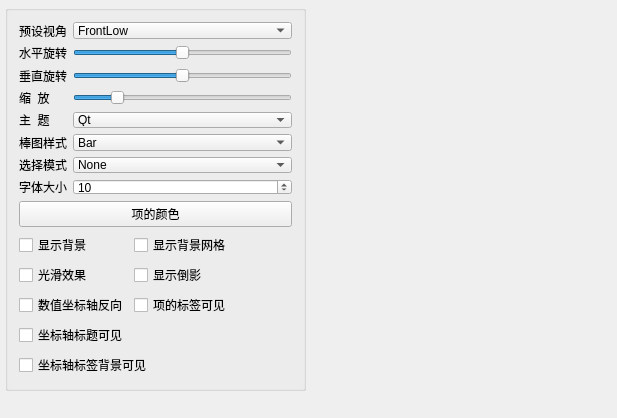
<?xml version="1.0" encoding="UTF-8"?>
<ui version="4.0">
 <class>MainWindow</class>
 <widget class="QMainWindow" name="MainWindow">
  <property name="geometry">
   <rect>
    <x>0</x>
    <y>0</y>
    <width>617</width>
    <height>418</height>
   </rect>
  </property>
  <property name="windowTitle">
   <string>Q3DBars绘图</string>
  </property>
  <widget class="QWidget" name="centralWidget">
   <widget class="QGroupBox" name="groupBox">
    <property name="geometry">
     <rect>
      <x>5</x>
      <y>5</y>
      <width>301</width>
      <height>386</height>
     </rect>
    </property>
    <property name="title">
     <string/>
    </property>
    <layout class="QVBoxLayout" name="verticalLayout">
     <item>
      <layout class="QGridLayout" name="gridLayout">
       <item row="0" column="0">
        <widget class="QLabel" name="label_5">
         <property name="text">
          <string>预设视角</string>
         </property>
         <property name="buddy">
          <cstring>comboCamera</cstring>
         </property>
        </widget>
       </item>
       <item row="0" column="1">
        <widget class="QComboBox" name="comboCamera">
         <item>
          <property name="text">
           <string>FrontLow</string>
          </property>
         </item>
         <item>
          <property name="text">
           <string>Front</string>
          </property>
         </item>
         <item>
          <property name="text">
           <string>FrontHigh</string>
          </property>
         </item>
         <item>
          <property name="text">
           <string>LeftLow</string>
          </property>
         </item>
         <item>
          <property name="text">
           <string>Left</string>
          </property>
         </item>
         <item>
          <property name="text">
           <string>LeftHigh</string>
          </property>
         </item>
         <item>
          <property name="text">
           <string>RightLow</string>
          </property>
         </item>
         <item>
          <property name="text">
           <string>Right</string>
          </property>
         </item>
         <item>
          <property name="text">
           <string>RightHigh</string>
          </property>
         </item>
         <item>
          <property name="text">
           <string>BehindLow</string>
          </property>
         </item>
         <item>
          <property name="text">
           <string>Behind</string>
          </property>
         </item>
         <item>
          <property name="text">
           <string>BehindHigh</string>
          </property>
         </item>
         <item>
          <property name="text">
           <string>IsometricLeft</string>
          </property>
         </item>
         <item>
          <property name="text">
           <string>IsometricLeftHigh</string>
          </property>
         </item>
         <item>
          <property name="text">
           <string>IsometricRight</string>
          </property>
         </item>
         <item>
          <property name="text">
           <string>IsometricRightHigh</string>
          </property>
         </item>
         <item>
          <property name="text">
           <string>DirectlyAbove</string>
          </property>
         </item>
         <item>
          <property name="text">
           <string>DirectlyAboveCW45</string>
          </property>
         </item>
         <item>
          <property name="text">
           <string>DirectlyAboveCCW45</string>
          </property>
         </item>
         <item>
          <property name="text">
           <string>FrontBelow</string>
          </property>
         </item>
         <item>
          <property name="text">
           <string>LeftBelow</string>
          </property>
         </item>
         <item>
          <property name="text">
           <string>RightBelow</string>
          </property>
         </item>
         <item>
          <property name="text">
           <string>BehindBelow</string>
          </property>
         </item>
         <item>
          <property name="text">
           <string>DirectlyBelow</string>
          </property>
         </item>
        </widget>
       </item>
       <item row="1" column="0">
        <widget class="QLabel" name="label_6">
         <property name="text">
          <string>水平旋转</string>
         </property>
         <property name="buddy">
          <cstring>sliderH</cstring>
         </property>
        </widget>
       </item>
       <item row="1" column="1">
        <widget class="QSlider" name="sliderH">
         <property name="minimum">
          <number>-180</number>
         </property>
         <property name="maximum">
          <number>180</number>
         </property>
         <property name="orientation">
          <enum>Qt::Horizontal</enum>
         </property>
        </widget>
       </item>
       <item row="2" column="0">
        <widget class="QLabel" name="label_7">
         <property name="text">
          <string>垂直旋转</string>
         </property>
         <property name="buddy">
          <cstring>sliderV</cstring>
         </property>
        </widget>
       </item>
       <item row="2" column="1">
        <widget class="QSlider" name="sliderV">
         <property name="minimum">
          <number>-180</number>
         </property>
         <property name="maximum">
          <number>180</number>
         </property>
         <property name="orientation">
          <enum>Qt::Horizontal</enum>
         </property>
        </widget>
       </item>
       <item row="3" column="0">
        <widget class="QLabel" name="label_8">
         <property name="text">
          <string>缩  放</string>
         </property>
         <property name="buddy">
          <cstring>sliderZoom</cstring>
         </property>
        </widget>
       </item>
       <item row="3" column="1">
        <widget class="QSlider" name="sliderZoom">
         <property name="minimum">
          <number>10</number>
         </property>
         <property name="maximum">
          <number>500</number>
         </property>
         <property name="value">
          <number>100</number>
         </property>
         <property name="orientation">
          <enum>Qt::Horizontal</enum>
         </property>
        </widget>
       </item>
       <item row="4" column="0">
        <widget class="QLabel" name="label">
         <property name="text">
          <string>主  题</string>
         </property>
         <property name="buddy">
          <cstring>cBoxTheme</cstring>
         </property>
        </widget>
       </item>
       <item row="4" column="1">
        <widget class="QComboBox" name="cBoxTheme">
         <item>
          <property name="text">
           <string>Qt</string>
          </property>
         </item>
         <item>
          <property name="text">
           <string>Primary Colors</string>
          </property>
         </item>
         <item>
          <property name="text">
           <string>Digia</string>
          </property>
         </item>
         <item>
          <property name="text">
           <string>StoneMoss</string>
          </property>
         </item>
         <item>
          <property name="text">
           <string>ArmyBlue</string>
          </property>
         </item>
         <item>
          <property name="text">
           <string>Retro</string>
          </property>
         </item>
         <item>
          <property name="text">
           <string>Ebony</string>
          </property>
         </item>
         <item>
          <property name="text">
           <string>Isabelle</string>
          </property>
         </item>
        </widget>
       </item>
       <item row="5" column="0">
        <widget class="QLabel" name="label_2">
         <property name="text">
          <string>棒图样式</string>
         </property>
         <property name="buddy">
          <cstring>cBoxBarStyle</cstring>
         </property>
        </widget>
       </item>
       <item row="5" column="1">
        <widget class="QComboBox" name="cBoxBarStyle">
         <item>
          <property name="text">
           <string>Bar</string>
          </property>
         </item>
         <item>
          <property name="text">
           <string>Cube</string>
          </property>
         </item>
         <item>
          <property name="text">
           <string>Pyramid</string>
          </property>
         </item>
         <item>
          <property name="text">
           <string>Cone</string>
          </property>
         </item>
         <item>
          <property name="text">
           <string>Cylinder</string>
          </property>
         </item>
         <item>
          <property name="text">
           <string>BevelBar</string>
          </property>
         </item>
         <item>
          <property name="text">
           <string>BevelCube</string>
          </property>
         </item>
         <item>
          <property name="text">
           <string>Sphere</string>
          </property>
         </item>
         <item>
          <property name="text">
           <string>Minimal</string>
          </property>
         </item>
         <item>
          <property name="text">
           <string>Arrow</string>
          </property>
         </item>
         <item>
          <property name="text">
           <string>Point</string>
          </property>
         </item>
        </widget>
       </item>
       <item row="6" column="0">
        <widget class="QLabel" name="label_3">
         <property name="text">
          <string>选择模式</string>
         </property>
         <property name="buddy">
          <cstring>cBoxSelectionMode</cstring>
         </property>
        </widget>
       </item>
       <item row="6" column="1">
        <widget class="QComboBox" name="cBoxSelectionMode">
         <item>
          <property name="text">
           <string>None</string>
          </property>
         </item>
         <item>
          <property name="text">
           <string>Item</string>
          </property>
         </item>
         <item>
          <property name="text">
           <string>Row</string>
          </property>
         </item>
         <item>
          <property name="text">
           <string>Item And Row</string>
          </property>
         </item>
         <item>
          <property name="text">
           <string>Column</string>
          </property>
         </item>
         <item>
          <property name="text">
           <string>Item And Column</string>
          </property>
         </item>
         <item>
          <property name="text">
           <string>Row And Column</string>
          </property>
         </item>
         <item>
          <property name="text">
           <string>Item Row And Column</string>
          </property>
         </item>
         <item>
          <property name="text">
           <string>Slice</string>
          </property>
         </item>
        </widget>
       </item>
       <item row="7" column="0">
        <widget class="QLabel" name="label_4">
         <property name="text">
          <string>字体大小</string>
         </property>
         <property name="buddy">
          <cstring>spinFontSize</cstring>
         </property>
        </widget>
       </item>
       <item row="7" column="1">
        <widget class="QSpinBox" name="spinFontSize">
         <property name="minimum">
          <number>5</number>
         </property>
         <property name="value">
          <number>10</number>
         </property>
        </widget>
       </item>
      </layout>
     </item>
     <item>
      <widget class="QPushButton" name="btnBarColor">
       <property name="text">
        <string>项的颜色</string>
       </property>
      </widget>
     </item>
     <item>
      <layout class="QGridLayout" name="gridLayout_2">
       <item row="0" column="0">
        <widget class="QCheckBox" name="chkBoxBackground">
         <property name="text">
          <string>显示背景</string>
         </property>
        </widget>
       </item>
       <item row="0" column="1" colspan="2">
        <widget class="QCheckBox" name="chkBoxGrid">
         <property name="text">
          <string>显示背景网格</string>
         </property>
        </widget>
       </item>
       <item row="1" column="0">
        <widget class="QCheckBox" name="chkBoxSmooth">
         <property name="text">
          <string>光滑效果</string>
         </property>
        </widget>
       </item>
       <item row="1" column="1" colspan="2">
        <widget class="QCheckBox" name="chkBoxReflection">
         <property name="text">
          <string>显示倒影</string>
         </property>
        </widget>
       </item>
       <item row="2" column="0">
        <widget class="QCheckBox" name="chkBoxReverse">
         <property name="text">
          <string>数值坐标轴反向</string>
         </property>
        </widget>
       </item>
       <item row="2" column="1" colspan="2">
        <widget class="QCheckBox" name="chkBoxItemLabel">
         <property name="text">
          <string>项的标签可见</string>
         </property>
        </widget>
       </item>
       <item row="3" column="0">
        <widget class="QCheckBox" name="chkBoxAxisTitle">
         <property name="text">
          <string>坐标轴标题可见</string>
         </property>
        </widget>
       </item>
       <item row="3" column="2">
        <spacer name="horizontalSpacer">
         <property name="orientation">
          <enum>Qt::Horizontal</enum>
         </property>
         <property name="sizeHint" stdset="0">
          <size>
           <width>40</width>
           <height>20</height>
          </size>
         </property>
        </spacer>
       </item>
       <item row="4" column="0" colspan="2">
        <widget class="QCheckBox" name="chkBoxAxisBackground">
         <property name="text">
          <string>坐标轴标签背景可见</string>
         </property>
        </widget>
       </item>
       <item row="4" column="2">
        <spacer name="horizontalSpacer_2">
         <property name="orientation">
          <enum>Qt::Horizontal</enum>
         </property>
         <property name="sizeHint" stdset="0">
          <size>
           <width>40</width>
           <height>20</height>
          </size>
         </property>
        </spacer>
       </item>
      </layout>
     </item>
     <item>
      <spacer name="verticalSpacer">
       <property name="orientation">
        <enum>Qt::Vertical</enum>
       </property>
       <property name="sizeHint" stdset="0">
        <size>
         <width>20</width>
         <height>40</height>
        </size>
       </property>
      </spacer>
     </item>
    </layout>
   </widget>
  </widget>
 </widget>
 <layoutdefault spacing="6" margin="11"/>
 <resources/>
 <connections/>
</ui>
